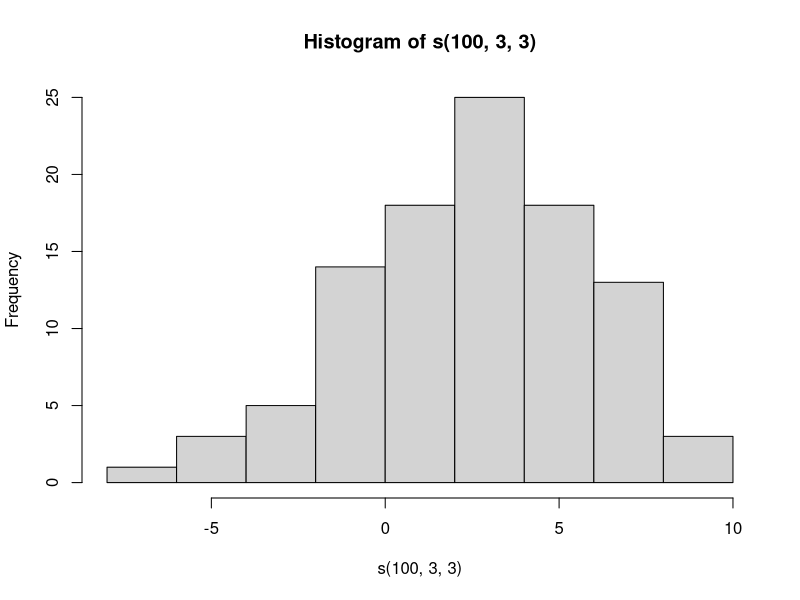

Write R code to recreate this figure.
# Vector
x <- vector("character",10)
x1 <- 1:4
x2 <- c(1,2,3,4)
x3 <- c(TRUE,10,"a")
x4 <- c("a","b","c")
as.numeric(x4)
as.logical()
as.character()
class(x1)
names(x1) <- c("a","b","c","d")

# Matrix
x <- matrix(1:6,nrow = 3,ncol = 2)
dim(x)
attributes(x)
y <- 1:6
dim(y) <- c(3,2)
rbind(y,x)
cbind(x,y)

#Array
x <- array(1:24,dim = c(4,6))
x1 <- array(1:24,dim = c(2,3,4))

#List 
l <- list("duan",10,TRUE)
l2 <- list(a=1,b=2,c=3)
x <- matrix(1:6,2,3)
dimnames(x) <- list(c("a","b"),c("c","d","e"))

#Factoe
x <- factor(c("female","female","male","male","female"))
x <- factor(c("female","female","male","male","female"),levels = c("male","female"))
table(x)
class(unclass(x))

#Missing value
x <- c(1,NA,2,NaN)
is.na(x)
is.nan(x)

#Data frame
df <- data.frame(id = c(1,2,3,4),name = c("a","b","c","d"),gender = c(TRUE,FALSE,TRUE,TRUE))
nrow(df)
ncol(df)

#Date and time
x <- date()
class(x)
x2 <- Sys.Date()
x3 <- as.Date("2014-10-11")
weekdays(x3)
months(x3)
quarters(x3)
julian(x3)
x4 <- as.Date("1999-05-24")
x2-x4

#Subsetting List
x <- list(id= 1:4,height = 170,gender = "male")
x[1]
x[[1]]
x$height
x[c(1,2)]
y <- "id"
x[["id"]]
x[[y]]

#Missing value
x <- c(1,NA,2,NA)
is.na(x)
x[!is.na(x)]
y <- c(NA,2,3,NA)
z <- complete.cases(x,y)
x[z]
y[z]

#example
library(datasets)
head(airquality)
g <- complete.cases(airquality)
airquality[g,][1:10,]
airquality[g,]

#Vectorized
x <- 1:5
y <- 6:10
x + y
x/y
x*y
x <- matrix(1:4,2,2)
y <- matrix(rep(2,4),2,2)
x*y
x/y
x %*% y

#lapply
str(lapply)
x <- list(a = 1:10,b=c(11,21,31,41,51))
lapply(x, mean)
x <- 1:4
lapply(x,runif,0,100)

x <- list(a = matrix(1:6,2,3),b = matrix(4:7,2,2))
lapply(x,function(a) a[1,])

#sapply
x <- list(a = 1:10,b=c(11,21,31,41,51))
z <- sapply(x, mean)

#apply
x <- matrix(1:16,4,4)
apply(x,2,mean)
rowSums(x)
colMeans(x)
x <- matrix(rnorm(100),10,10)
apply(x,1,quantile,probs=c(0.25,0.75))
x <- array(rnorm(2*3*4),c(2,3,4))
apply(x,c(1,2),mean)
apply(x,c(1,3),mean)

#mapply
x <- list(rep(1,4),rep(2,3),rep(3,2),rep(4,1))
mapply(rep,1:4,4:1)

s <- function(n,mean,std){
  rnorm(n,mean,std)
}
hist(s(100,3,3))
mapply(s, 1:5, 5:1, 2)

#tapply
str(tapply)
x <- c(rnorm(5), runif(5), rnorm(5,1))    
f <- gl(3,5)

tapply(x,f,mean,simplify = T)

#split
x <- c(rnorm(5), runif(5), rnorm(5,1))
f <- gl(3,5)
split(x,f)
sapply(split(x,f), mean)
head(airquality)
s <- split(airquality,airquality$Month)
table(airquality$Month)
lapply(s, function(x) colMeans(x[,c("Ozone", "Wind", "Temp")]))
